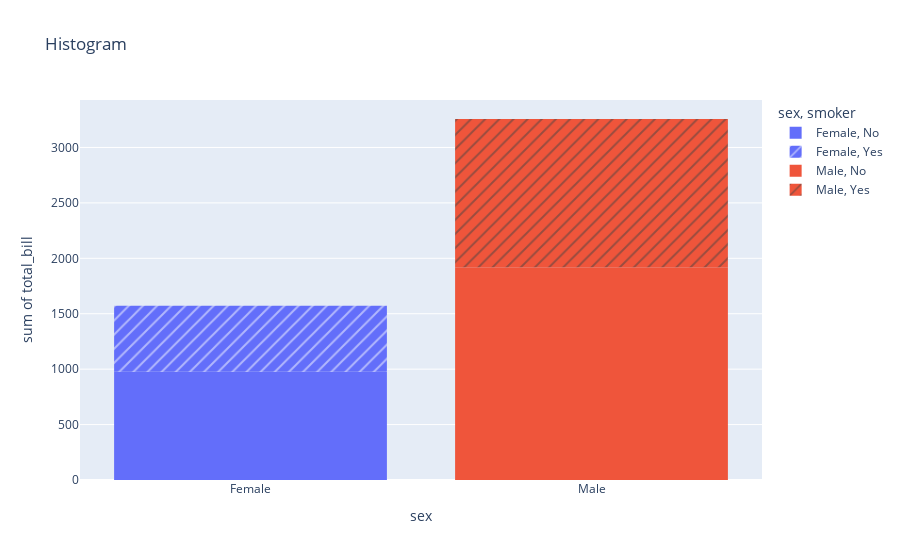

Write notebook code for a chart like this one.
### Code cell
fig = px.histogram(df,x='sex',y='total_bill',color='sex',title='Histogram',pattern_shape='smoker')
fig.show()

### Figure 1 — Plotly figure (JSON) as saved in the notebook; plotly's stock layout.template omitted (floating-point values rounded to 4 significant figures)
{"data": [{"bingroup": "x", "histfunc": "sum", "hovertemplate": "sex=%{x}<br>smoker=No<br>sum of total_bill=%{y}<extra></extra>", "legendgroup": "Female, No", "marker": {"color": "#636efa", "pattern": {"shape": ""}}, "name": "Female, No", "orientation": "v", "showlegend": true, "type": "histogram", "x": ["Female", "Female", "Female", "Female", "Female", "Female", "Female", "Female", "Female", "Female", "Female", "Female", "Female", "Female", "Female", "Female", "Female", "Female", "Female", "Female", "Female", "Female", "Female", "Female", "Female", "Female", "Female", "Female", "Female", "Female", "Female", "Female", "Female", "Female", "Female", "Female", "Female", "Female", "Female", "Female", "Female", "Female", "Female", "Female", "Female", "Female", "Female", "Female", "Female", "Female", "Female", "Female", "Female", "Female"], "xaxis": "x", "y": [16.99, 24.59, 35.26, 14.83, 10.33, 16.97, 20.29, 15.77, 19.65, 15.06, 20.69, 16.93, 10.29, 34.81, 26.41, 16.45, 17.07, 14.73, 10.07, 34.83, 22.75, 20.92, 7.25, 25.71, 17.31, 10.65, 12.43, 24.08, 13.42, 12.48, 29.8, 14.52, 11.38, 20.27, 11.17, 12.26, 18.26, 8.51, 10.33, 14.15, 13.16, 17.47, 27.05, 16.43, 8.35, 18.64, 11.87, 29.85, 25.0, 13.39, 16.21, 15.98, 35.83, 18.78], "yaxis": "y"}, {"bingroup": "x", "histfunc": "sum", "hovertemplate": "sex=%{x}<br>smoker=Yes<br>sum of total_bill=%{y}<extra></extra>", "legendgroup": "Female, Yes", "marker": {"color": "#636efa", "pattern": {"shape": "/"}}, "name": "Female, Yes", "orientation": "v", "showlegend": true, "type": "histogram", "x": ["Female", "Female", "Female", "Female", "Female", "Female", "Female", "Female", "Female", "Female", "Female", "Female", "Female", "Female", "Female", "Female", "Female", "Female", "Female", "Female", "Female", "Female", "Female", "Female", "Female", "Female", "Female", "Female", "Female", "Female", "Female", "Female", "Female"], "xaxis": "x", "y": [3.07, 26.86, 25.28, 5.75, 16.32, 11.35, 15.38, 44.3, 22.42, 14.31, 17.51, 10.59, 10.63, 9.6, 20.9, 18.15, 19.81, 43.11, 13.0, 12.74, 13.0, 16.4, 16.47, 12.76, 13.27, 28.17, 12.9, 30.14, 13.42, 16.27, 10.09, 22.12, 27.18], "yaxis": "y"}, {"bingroup": "x", "histfunc": "sum", "hovertemplate": "sex=%{x}<br>smoker=No<br>sum of total_bill=%{y}<extra></extra>", "legendgroup": "Male, No", "marker": {"color": "#EF553B", "pattern": {"shape": ""}}, "name": "Male, No", "orientation": "v", "showlegend": true, "type": "histogram", "x": ["Male", "Male", "Male", "Male", "Male", "Male", "Male", "Male", "Male", "Male", "Male", "Male", "Male", "Male", "Male", "Male", "Male", "Male", "Male", "Male", "Male", "Male", "Male", "Male", "Male", "Male", "Male", "Male", "Male", "Male", "Male", "Male", "Male", "Male", "Male", "Male", "Male", "Male", "Male", "Male", "Male", "Male", "Male", "Male", "Male", "Male", "Male", "Male", "Male", "Male", "Male", "Male", "Male", "Male", "Male", "Male", "Male", "Male", "Male", "Male", "Male", "Male", "Male", "Male", "Male", "Male", "Male", "Male", "Male", "Male", "Male", "Male", "Male", "Male", "Male", "Male", "Male", "Male", "Male", "Male", "Male", "Male", "Male", "Male", "Male", "Male", "Male", "Male", "Male", "Male", "Male", "Male", "Male", "Male", "Male", "Male", "Male"], "xaxis": "x", "y": [10.34, 21.01, 23.68, 25.29, 8.77, 26.88, 15.04, 14.78, 10.27, 15.42, 18.43, 21.58, 16.29, 20.65, 17.92, 39.42, 19.82, 17.81, 13.37, 12.69, 21.7, 9.55, 18.35, 17.78, 24.06, 16.31, 18.69, 31.27, 16.04, 17.46, 13.94, 9.68, 30.4, 18.29, 22.23, 32.4, 28.55, 18.04, 12.54, 9.94, 25.56, 19.49, 48.27, 17.59, 20.08, 20.23, 12.02, 10.51, 27.2, 22.76, 17.29, 16.66, 15.98, 13.03, 18.28, 24.71, 21.16, 22.49, 12.46, 18.24, 14.0, 38.07, 23.95, 29.93, 11.69, 14.26, 15.95, 8.52, 22.82, 19.08, 34.3, 41.19, 9.78, 7.51, 14.07, 13.13, 17.26, 24.55, 19.77, 48.17, 16.49, 21.5, 12.66, 13.81, 24.52, 20.76, 31.71, 20.69, 7.56, 48.33, 20.45, 13.28, 11.61, 10.77, 10.07, 29.03, 17.82], "yaxis": "y"}, {"bingroup": "x", "histfunc": "sum", "hovertemplate": "sex=%{x}<br>smoker=Yes<br>sum of total_bill=%{y}<extra></extra>", "legendgroup": "Male, Yes", "marker": {"color": "#EF553B", "pattern": {"shape": "/"}}, "name": "Male, Yes", "orientation": "v", "showlegend": true, "type": "histogram", "x": ["Male", "Male", "Male", "Male", "Male", "Male", "Male", "Male", "Male", "Male", "Male", "Male", "Male", "Male", "Male", "Male", "Male", "Male", "Male", "Male", "Male", "Male", "Male", "Male", "Male", "Male", "Male", "Male", "Male", "Male", "Male", "Male", "Male", "Male", "Male", "Male", "Male", "Male", "Male", "Male", "Male", "Male", "Male", "Male", "Male", "Male", "Male", "Male", "Male", "Male", "Male", "Male", "Male", "Male", "Male", "Male", "Male", "Male", "Male", "Male"], "xaxis": "x", "y": [38.01, 11.24, 20.29, 13.81, 11.02, 18.29, 15.01, 17.92, 19.44, 32.68, 28.97, 40.17, 27.28, 12.03, 21.01, 15.36, 20.49, 25.21, 16.0, 50.81, 15.81, 7.25, 31.85, 16.82, 32.9, 17.89, 14.48, 34.63, 34.65, 23.33, 45.35, 23.17, 40.55, 30.46, 23.1, 15.69, 28.44, 15.48, 16.58, 10.34, 13.51, 18.71, 20.53, 26.59, 38.73, 24.27, 30.06, 25.89, 28.15, 11.59, 7.74, 12.16, 8.58, 13.42, 24.01, 15.69, 15.53, 12.6, 32.83, 22.67], "yaxis": "y"}], "layout": {"barmode": "relative", "legend": {"title": {"text": "sex, smoker"}, "tracegroupgap": 0}, "title": {"text": "Histogram"}, "xaxis": {"anchor": "y", "categoryarray": ["Female", "Male"], "categoryorder": "array", "domain": [0, 1], "title": {"text": "sex"}}, "yaxis": {"anchor": "x", "domain": [0, 1], "title": {"text": "sum of total_bill"}}}}
